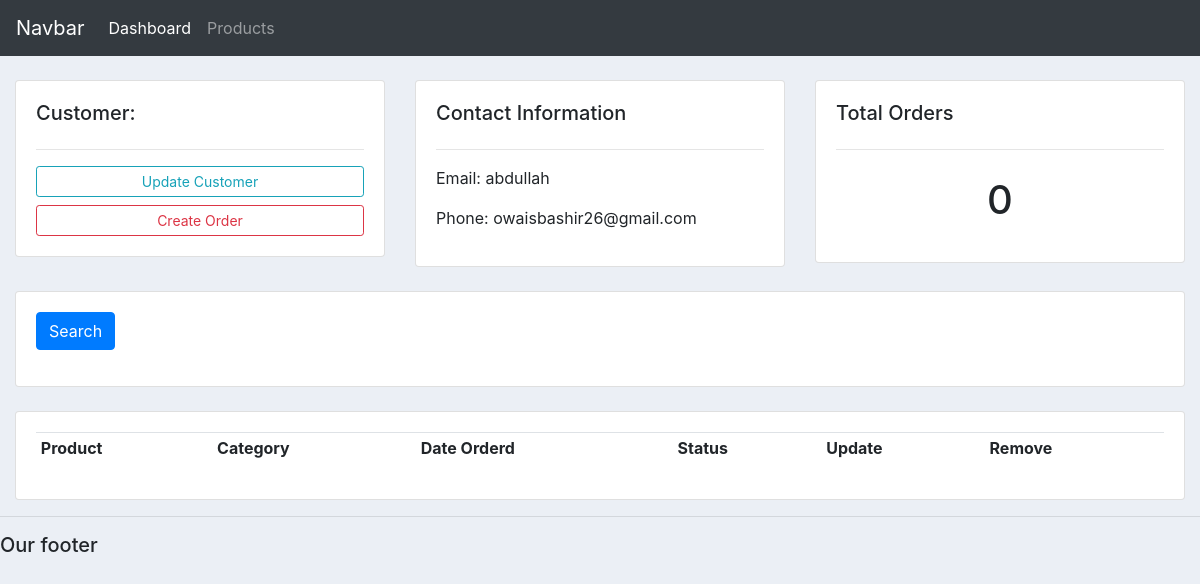
Before: /customer/1/ with the older database file.
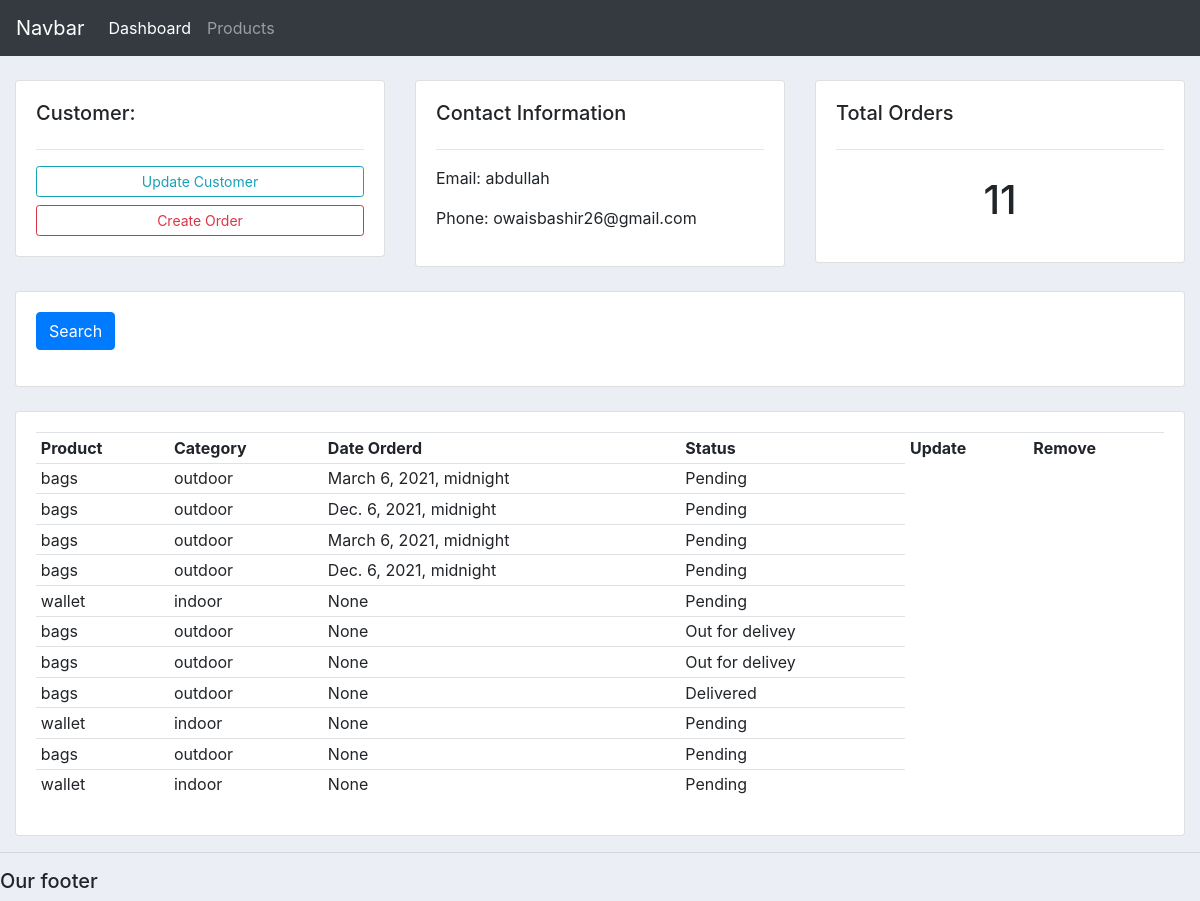
After: the same page with the newer database file.
### ourapp/models.py (models this page shows, shortened)
class Customer(models.Model):
    name=models.CharField(max_length=200,null=True)
    phone=models.CharField(max_length=200,null=True)
    email=models.CharField(max_length=200,null=True)
    date_created=models.DateTimeField(auto_now_add=True,null=True)

class Order(models.Model):
    status=(
        ('Pending','Pending'),('Out for delivey','Out for delivey'),('Delivered','Delivered'))
    customer=models.ForeignKey(Customer,null=True,on_delete=models.SET_NULL)
    product=models.ForeignKey(Product,null=True,on_delete=models.SET_NULL)
    date_created=models.DateTimeField(max_length=200,null=True)
    status=models.CharField(max_length=200,null=True,choices=status)

class Product(models.Model):
     CATEGORY=(('indoor','indoor'),('outdoor','outdoor'))
     name=models.CharField(max_length=200,null=True)
     price=models.FloatField(null=True)
     category=models.CharField(max_length=200,null=True,choices=CATEGORY)
     description=models.CharField(max_length=200,null=True)
     date_created=models.DateTimeField(max_length=200,null=True)
     tags=models.ManyToManyField(Tag)
     def __str__(self):
         return self.name

### ourapp/views.py (the view)
# urls.py: path('customer/<str:pk_test>/',views.customer,name='customer'),
def customer(request,pk_test):
    customer= Customer.objects.get(id=pk_test)
    orders=customer.order_set.all()
    order_count = orders.count()
    context={'customer':customer,'orders':orders,'order_count':order_count}
    return render(request,'accounts/customer.html',context=context)

### templates/accounts/customer.html
{%  extends 'accounts/main.html' %}
{% block content %}
	<br>
<div class="row">
	<div class="col-md">
		<div class="card card-body">
			<h5>Customer:</h5>
			<hr>
			<a class="btn btn-outline-info  btn-sm btn-block" href="">Update Customer</a>
			<a class="btn btn-outline-danger  btn-sm btn-block" href="{% url 'create_order' customer.id%}">Create Order</a>
		</div>
	</div>
	<div class="col-md">
		<div class="card card-body">
			<h5>Contact Information</h5>
			<hr>
			<p>Email: {{customer.name}} </p>
			<p>Phone:  {{customer.email}} </p>
		</div>
	</div>
	<div class="col-md">
		<div class="card card-body">
			<h5>Total Orders </h5>
			<hr>
			<h1 style="text-align: center;padding: 10px">   {{order_count}}  </h1>
		</div>
	</div>
</div>
<br>
<div class="row">
	<div class="col">
		<div class="card card-body">
			<form method="get">
		    <button class="btn btn-primary" type="submit">Search</button>
		  </form>
		</div>
	</div>
</div>
<br>
<div class="row">
	<div class="col-md">
		<div class="card card-body">
			<table class="table table-sm">
				<tr>
					<th>Product</th>
					<th>Category</th>
					<th>Date Orderd</th>
					<th>Status</th>
					<th>Update</th>
					<th>Remove</th>
				</tr>
				{%for order in orders%}
				<tr>
					<td> {{order.product}}</td>
					<td> {{order.product.category}}</td>
					<td> {{order.date_created}}</td>
					<td> {{order.status}}</td>
				</tr>
				{% endfor %}
			</table>
		</div>
	</div>
</div>
{% endblock content %}

### templates/accounts/main.html (shortened to what this page needs)
<html>
<head>
    <link rel="stylesheet" href="https://stackpath.bootstrapcdn.com/bootstrap/4.3.1/css/bootstrap.min.css">
</head>
<body>
    {% include 'accounts/navbar.html' %}
    <div class="container-fluid">
        {% block content %} {% endblock %}
    </div>
    <hr>
    <h5>Our footer</h5>
</body>
</html>

### templates/accounts/navbar.html (shortened to what this page needs)
<nav class="navbar navbar-expand-lg navbar-dark bg-dark">
  <a class="navbar-brand" href="#">Navbar</a>
  <div class="collapse navbar-collapse" id="navbarNav">
    <ul class="navbar-nav">
      <li class="nav-item active">
        <a class="nav-link" href="/">Dashboard</a>
      </li>
      <li class="nav-item">
        <a class="nav-link" href="/products">Products</a>
      </li>
    </ul>
  </div>
</nav>

### templates/accounts/main.html (style rules this page uses)
body { background-color: #ebeff5; }

Changed rows visible on the page:
added Order: product "bags", product.category "outdoor", date_created "March 6, 2021, midnight", status "Pending"
added Order: product "bags", product.category "outdoor", date_created "Dec. 6, 2021, midnight", status "Pending"
added Order: product "bags", product.category "outdoor", date_created "March 6, 2021, midnight", status "Pending"
added Order: product "bags", product.category "outdoor", date_created "Dec. 6, 2021, midnight", status "Pending"
added Order: product "wallet", product.category "indoor", date_created "None", status "Pending"
added Order: product "bags", product.category "outdoor", date_created "None", status "Out for delivey"
added Order: product "bags", product.category "outdoor", date_created "None", status "Out for delivey"
added Order: product "bags", product.category "outdoor", date_created "None", status "Delivered"
added Order: product "wallet", product.category "indoor", date_created "None", status "Pending"
added Order: product "bags", product.category "outdoor", date_created "None", status "Pending"
added Order: product "wallet", product.category "indoor", date_created "None", status "Pending"
Other visible differences:
{{ order_count }}: "0" → "11"
